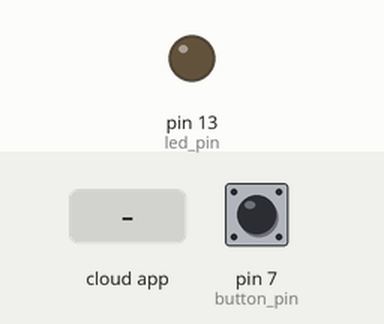
Simulated run of this sketch. Board: Arduino Uno, built with avr-gcc and run on an emulated ATmega328P. Shown: output pins drawn as LEDs (lit = HIGH). Dashed ring = blinking. The test bench sets the inputs (shaded band); at power-on: pin 7 (button_pin) HIGH. The ROS host is connected and sends only what is stated.

Above: at 1.2 s.
1.3 s: the phone or cloud app sets arduino_blink_led to 0
At 1.7 s:
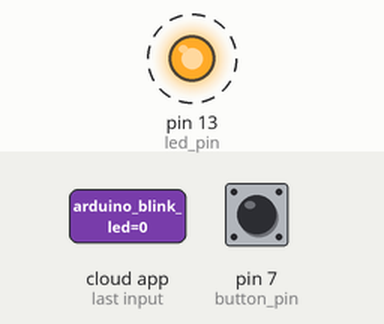
4.3 s: the phone or cloud app sets arduino_blink_led to 1
At 5.4 s:
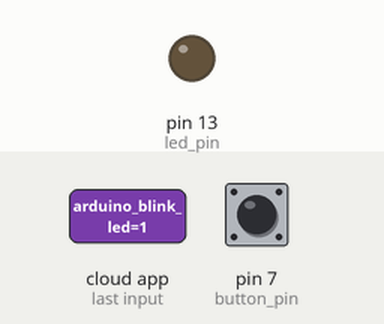
5.8 s: the phone or cloud app sets arduino_toggle_led to 0
At 7.0 s:
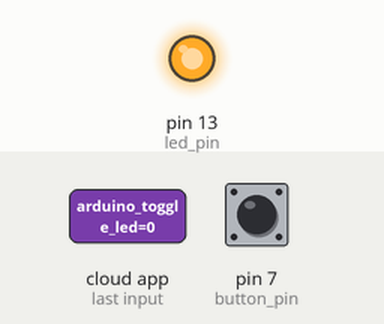
Timing chart, 0 to 8.8 s (numbered marks = the images above; inputs shaded):
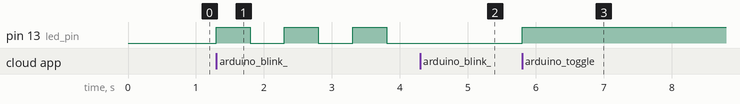

The sketch:

Arduino_code.ino
```cpp
#include <ros.h>
#include <std_msgs/Bool.h>
#include <std_msgs/Empty.h>

ros::NodeHandle nh;

const int button_pin = 7;
const int led_pin = 13;
bool is_blinking = false;
bool is_on = false;
bool lightIsOn = false;


void turn_led (const std_msgs::Empty &toggle_msg){
  lightIsOn = !lightIsOn;
}

void blink_led(const std_msgs::Empty &toggle_msg){
  is_blinking = !is_blinking;
}

ros::Subscriber<std_msgs::Empty> sub_led("arduino_toggle_led", &turn_led);
ros::Subscriber<std_msgs::Empty> sub_blink("arduino_blink_led", &blink_led);

std_msgs::Bool pushed_msg;
ros::Publisher start_button("button_pushed", &pushed_msg);

bool last_reading;
long last_debounce_time=0;
long debounce_delay=50;
bool published = false;
bool lamp_value = false;
long last_blink_time = 0;

void setup() {
  pinMode(led_pin,OUTPUT);
  pinMode(button_pin,INPUT);
  nh.initNode();
  nh.advertise(start_button);
  nh.subscribe(sub_led);
  nh.subscribe(sub_blink);

  digitalWrite(button_pin, HIGH);
  last_reading =! digitalRead(button_pin);
}

void loop() {
  if(last_blink_time == 0){
    last_blink_time = millis();
  }

  bool reading = digitalRead(button_pin);

  if (last_reading!= reading){
    last_debounce_time = millis();
    published = false;
  }

  if ( !published && (millis() - last_debounce_time) > debounce_delay){
      pushed_msg.data = (reading);
      start_button.publish(&pushed_msg);
      published = true;
  }

  if (is_blinking && millis() - last_blink_time > 500) {
    last_blink_time = millis();
    if (is_on) {
      is_on = false;
      digitalWrite(led_pin, LOW);
    } else{
      is_on = true;
      digitalWrite(led_pin, HIGH);
    }
  }
  else if(is_on && !is_blinking) {
    is_on = false;
    digitalWrite(led_pin, LOW);
  }else if (!is_blinking) {
     digitalWrite(led_pin, lightIsOn);
  }


  last_reading = reading;

  nh.spinOnce();
}
```

Measured:
- after the input at 1.3 s, pin 13 (led_pin): alternates HIGH for 0.50 s and LOW for 0.50 s, starting at once
- after the input at 4.3 s, pin 13 (led_pin): stays LOW (without the input it goes to HIGH after 0.01 s)
- after the input at 5.8 s, pin 13 (led_pin): LOW → HIGH at once
